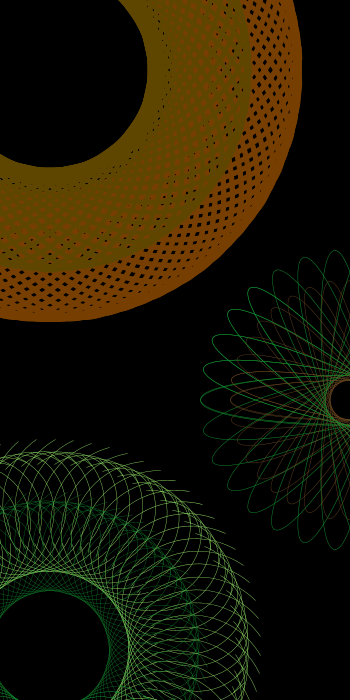
Frame 1 (no input)
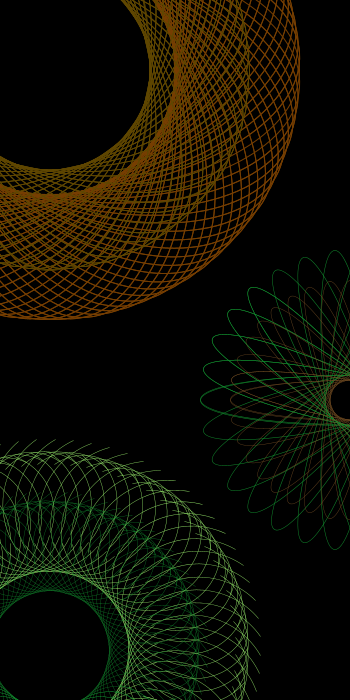
Frame 60 (the mouse pressed at the canvas centre just before this capture)
Frame 120 (the mouse held since frame 60 and released just before this capture): identical to frame 60, image omitted

The Processing sketch that drew these frames (run headless with seeded random() and noise(); from frame 60 on, the mouse is pressed at the canvas centre):

// Processing sketch: processing_25542
// ── processing_25542.pde



 
void setup(){
  size(350,700);
  smooth();


  
  
}
 
 
  void draw(){
  background(0);

  stroke(#763E01);

  for(float i = 2; i < 90; i ++){
    pushMatrix();
     
    noFill();
    translate(50, 70);
    scale(5,5);
     rotate(radians(i*4));
    ellipse(0,0,100,50);
    popMatrix();
  }


 stroke(#5F4600);
  for(float i = 2; i < 90; i ++){
    pushMatrix();
     
    noFill();
    translate(50, 70);
    scale(4,4);
     rotate(radians(i*6));
    ellipse(0,0,100,50);
    popMatrix();
  }
      

  
 
stroke(#97EA6B);
  for(float i = 2; i < 90; i ++){
    pushMatrix();
    strokeWeight(0.2); 
    noFill();
    translate(50, 650);
    scale(2,2);
     rotate(radians(i*5));
 
    arc(50, 55, 50, 50, 0, PI/2);
noFill();
arc(50, 55, 60, 60, PI/2, PI);
arc(50, 55, 70, 70, PI, TWO_PI-PI/2);
arc(50, 55, 80, 80, TWO_PI-PI/2, TWO_PI);
    popMatrix();
  
    }
   
   
  
 
stroke(#11902E);
  for(float i = 2; i < 90; i ++){
    pushMatrix();
    strokeWeight(0.2); 
    noFill();
    translate(50, 650);
    scale(1.5,1.5);
     rotate(radians(i*5));
 
    arc(50, 55, 50, 50, 0, PI/2);
noFill();
arc(50, 55, 60, 60, PI/2, PI);
arc(50, 55, 70, 70, PI, TWO_PI-PI/2);
arc(50, 55, 80, 80, TWO_PI-PI/2, TWO_PI);
    popMatrix();
  
    }
   
 stroke(#11902E);
  for(float i = 0; i < 20; i ++){
    pushMatrix();
     
    noFill();
    translate(350,400);
    scale(2.5,2.5);
     rotate(radians(i*12));
    ellipse(0,0,120,20);
    popMatrix();
  
  }



 stroke(#714B21);
  for(float i = 0; i < 20; i ++){
    pushMatrix();
     
    noFill();
    translate(350,400);
    scale(2,2);
     rotate(radians(i*10));
    ellipse(0,0,120,20);
    popMatrix();
  
  }


  }
